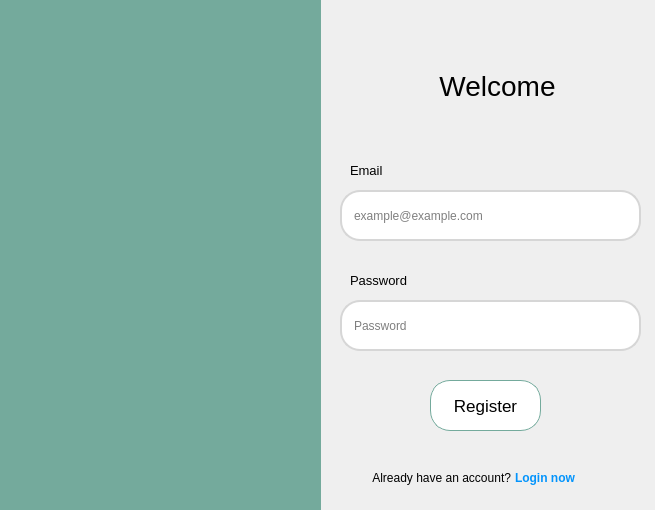
<?xml version="1.0" encoding="UTF-8"?>
<ui version="4.0">
 <class>MainWindow</class>
 <widget class="QMainWindow" name="MainWindow">
  <property name="geometry">
   <rect>
    <x>0</x>
    <y>0</y>
    <width>655</width>
    <height>510</height>
   </rect>
  </property>
  <property name="minimumSize">
   <size>
    <width>655</width>
    <height>510</height>
   </size>
  </property>
  <property name="maximumSize">
   <size>
    <width>655</width>
    <height>510</height>
   </size>
  </property>
  <property name="windowTitle">
   <string>MainWindow</string>
  </property>
  <property name="styleSheet">
   <string notr="true"/>
  </property>
  <widget class="QWidget" name="centralwidget">
   <widget class="QLineEdit" name="lineEdit">
    <property name="geometry">
     <rect>
      <x>340</x>
      <y>190</y>
      <width>301</width>
      <height>51</height>
     </rect>
    </property>
    <property name="styleSheet">
     <string notr="true">QLineEdit{
	padding: 10px;
	border: 2px solid rgb(214, 214, 214);
	border-radius: 20px;
}

QLineEdit:hover{
	padding: 10px;
	border: 2px solid gray;
	border-radius: 20px;
}

QLineEdit:focus{
	padding: 10px;
	border: 2px solid gray;
	border-radius: 20px;
}</string>
    </property>
    <property name="inputMask">
     <string/>
    </property>
    <property name="text">
     <string/>
    </property>
    <property name="placeholderText">
     <string>example@example.com</string>
    </property>
   </widget>
   <widget class="QLineEdit" name="lineEdit_2">
    <property name="geometry">
     <rect>
      <x>340</x>
      <y>300</y>
      <width>301</width>
      <height>51</height>
     </rect>
    </property>
    <property name="styleSheet">
     <string notr="true">QLineEdit{
	padding: 10px;
	border: 2px solid rgb(214, 214, 214);
	border-radius: 20px;
}

QLineEdit:hover{
	padding: 10px;
	border: 2px solid gray;
	border-radius: 20px;
}

QLineEdit:focus{
	padding: 10px;
	border: 2px solid gray;
	border-radius: 20px;
}</string>
    </property>
    <property name="inputMask">
     <string/>
    </property>
    <property name="text">
     <string/>
    </property>
    <property name="echoMode">
     <enum>QLineEdit::Password</enum>
    </property>
    <property name="placeholderText">
     <string>Password</string>
    </property>
   </widget>
   <widget class="QLabel" name="label">
    <property name="geometry">
     <rect>
      <x>350</x>
      <y>160</y>
      <width>41</width>
      <height>21</height>
     </rect>
    </property>
    <property name="font">
     <font>
      <pointsize>10</pointsize>
      <weight>50</weight>
      <bold>false</bold>
      <kerning>false</kerning>
     </font>
    </property>
    <property name="text">
     <string>Email</string>
    </property>
   </widget>
   <widget class="QLabel" name="label_2">
    <property name="geometry">
     <rect>
      <x>350</x>
      <y>270</y>
      <width>61</width>
      <height>21</height>
     </rect>
    </property>
    <property name="font">
     <font>
      <pointsize>10</pointsize>
      <weight>50</weight>
      <bold>false</bold>
      <kerning>false</kerning>
     </font>
    </property>
    <property name="text">
     <string>Password</string>
    </property>
   </widget>
   <widget class="QLabel" name="label_3">
    <property name="geometry">
     <rect>
      <x>0</x>
      <y>0</y>
      <width>321</width>
      <height>511</height>
     </rect>
    </property>
    <property name="styleSheet">
     <string notr="true">background-color: rgb(116, 170, 156);</string>
    </property>
    <property name="text">
     <string/>
    </property>
   </widget>
   <widget class="QLabel" name="label_4">
    <property name="geometry">
     <rect>
      <x>20</x>
      <y>100</y>
      <width>291</width>
      <height>291</height>
     </rect>
    </property>
    <property name="styleSheet">
     <string notr="true">border-image: url(:/ChatGPT icon/C:/Users/Windows/Downloads/download.png)</string>
    </property>
    <property name="text">
     <string/>
    </property>
   </widget>
   <widget class="QLabel" name="label_5">
    <property name="geometry">
     <rect>
      <x>397</x>
      <y>60</y>
      <width>201</width>
      <height>51</height>
     </rect>
    </property>
    <property name="font">
     <font>
      <pointsize>21</pointsize>
     </font>
    </property>
    <property name="text">
     <string>Welcome</string>
    </property>
    <property name="alignment">
     <set>Qt::AlignCenter</set>
    </property>
   </widget>
   <widget class="QPushButton" name="pushButton">
    <property name="geometry">
     <rect>
      <x>430</x>
      <y>380</y>
      <width>111</width>
      <height>51</height>
     </rect>
    </property>
    <property name="font">
     <font>
      <pointsize>13</pointsize>
     </font>
    </property>
    <property name="styleSheet">
     <string notr="true">QPushButton{
	background-color: white;
	border: 1px solid rgb(116, 170, 156);
	border-radius: 20px;
}

QPushButton:hover{
	background-color: white;
	border: 2px solid rgb(116, 170, 156);
	border-radius: 20px;
}</string>
    </property>
    <property name="text">
     <string>Register</string>
    </property>
   </widget>
   <widget class="QLabel" name="label_6">
    <property name="geometry">
     <rect>
      <x>370</x>
      <y>470</y>
      <width>141</width>
      <height>16</height>
     </rect>
    </property>
    <property name="font">
     <font>
      <pointsize>9</pointsize>
     </font>
    </property>
    <property name="text">
     <string>Already have an account?</string>
    </property>
    <property name="alignment">
     <set>Qt::AlignRight|Qt::AlignTrailing|Qt::AlignVCenter</set>
    </property>
   </widget>
   <widget class="QLabel" name="label_7">
    <property name="geometry">
     <rect>
      <x>515</x>
      <y>470</y>
      <width>91</width>
      <height>16</height>
     </rect>
    </property>
    <property name="font">
     <font>
      <pointsize>9</pointsize>
      <weight>75</weight>
      <bold>true</bold>
     </font>
    </property>
    <property name="styleSheet">
     <string notr="true">color: rgb(3, 148, 252);</string>
    </property>
    <property name="text">
     <string>Login now</string>
    </property>
   </widget>
  </widget>
 </widget>
 <resources>
  <include location="../Buổi 6/resource2.qrc"/>
 </resources>
 <connections/>
</ui>
